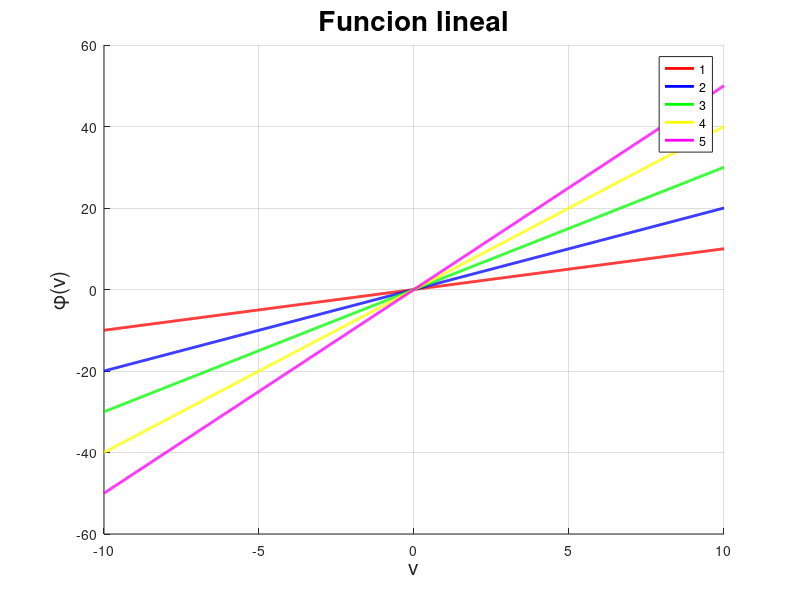

Recreate this plot in MATLAB.
% Ian Mu;oz Nu;ez - Funcion lineal

close all
clear
clc

n = 1000;

v = linspace(-10, 10, n);

A = 1;

phi = zeros(5, n);
for i=1:5
    for j=1:n
        phi(i, j) = A*v(j);
    end
    A = A + 1;
end

figure(1)
hold on
grid on

plot(v, phi(1, :), 'r', 'LineWidth', 2)
plot(v, phi(2, :), 'b', 'LineWidth', 2)
plot(v, phi(3, :), 'g', 'LineWidth', 2)
plot(v, phi(4, :), 'y', 'LineWidth', 2)
plot(v, phi(5, :), 'm', 'LineWidth', 2)

title("Funcion lineal", 'FontSize', 20)
xlabel('v', 'FontSize', 15)
ylabel('\phi(v)', 'FontSize', 15)
legend('1', '2', '3', '4', '5')

